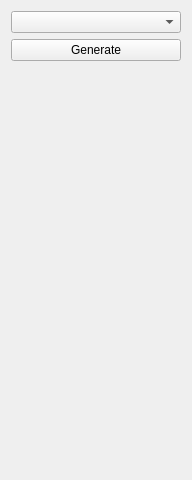
<?xml version="1.0" encoding="UTF-8"?>
<ui version="4.0">
 <class>GradientControls</class>
 <widget class="QWidget" name="GradientControls">
  <property name="geometry">
   <rect>
    <x>0</x>
    <y>0</y>
    <width>192</width>
    <height>480</height>
   </rect>
  </property>
  <property name="windowTitle">
   <string>Form</string>
  </property>
  <layout class="QVBoxLayout" name="verticalLayout">
   <item>
    <widget class="QComboBox" name="gradientsComboBox"/>
   </item>
   <item>
    <widget class="QPushButton" name="generateButton">
     <property name="text">
      <string>Generate</string>
     </property>
    </widget>
   </item>
   <item>
    <spacer name="verticalSpacer">
     <property name="orientation">
      <enum>Qt::Vertical</enum>
     </property>
     <property name="sizeHint" stdset="0">
      <size>
       <width>20</width>
       <height>40</height>
      </size>
     </property>
    </spacer>
   </item>
  </layout>
 </widget>
 <resources/>
 <connections/>
</ui>
